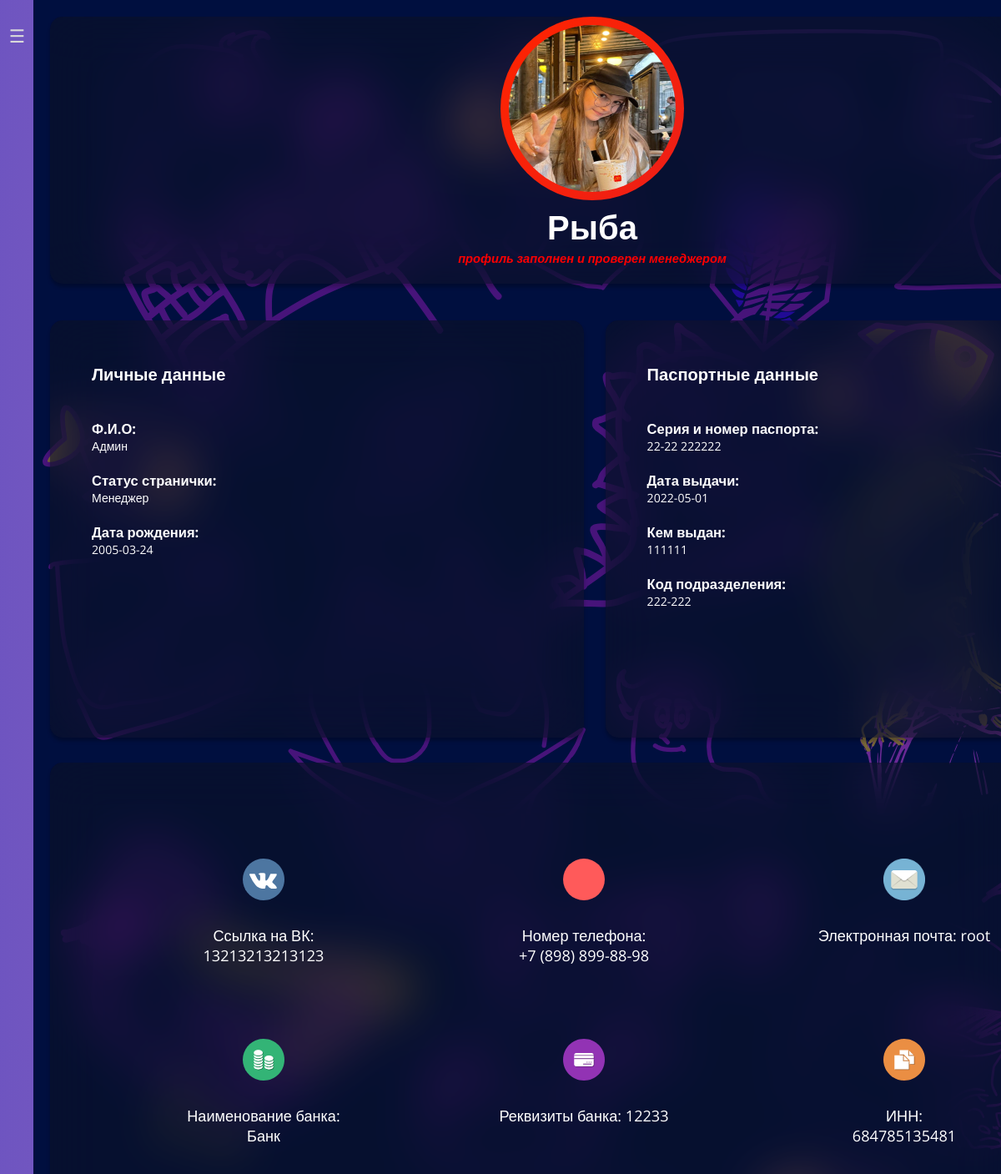
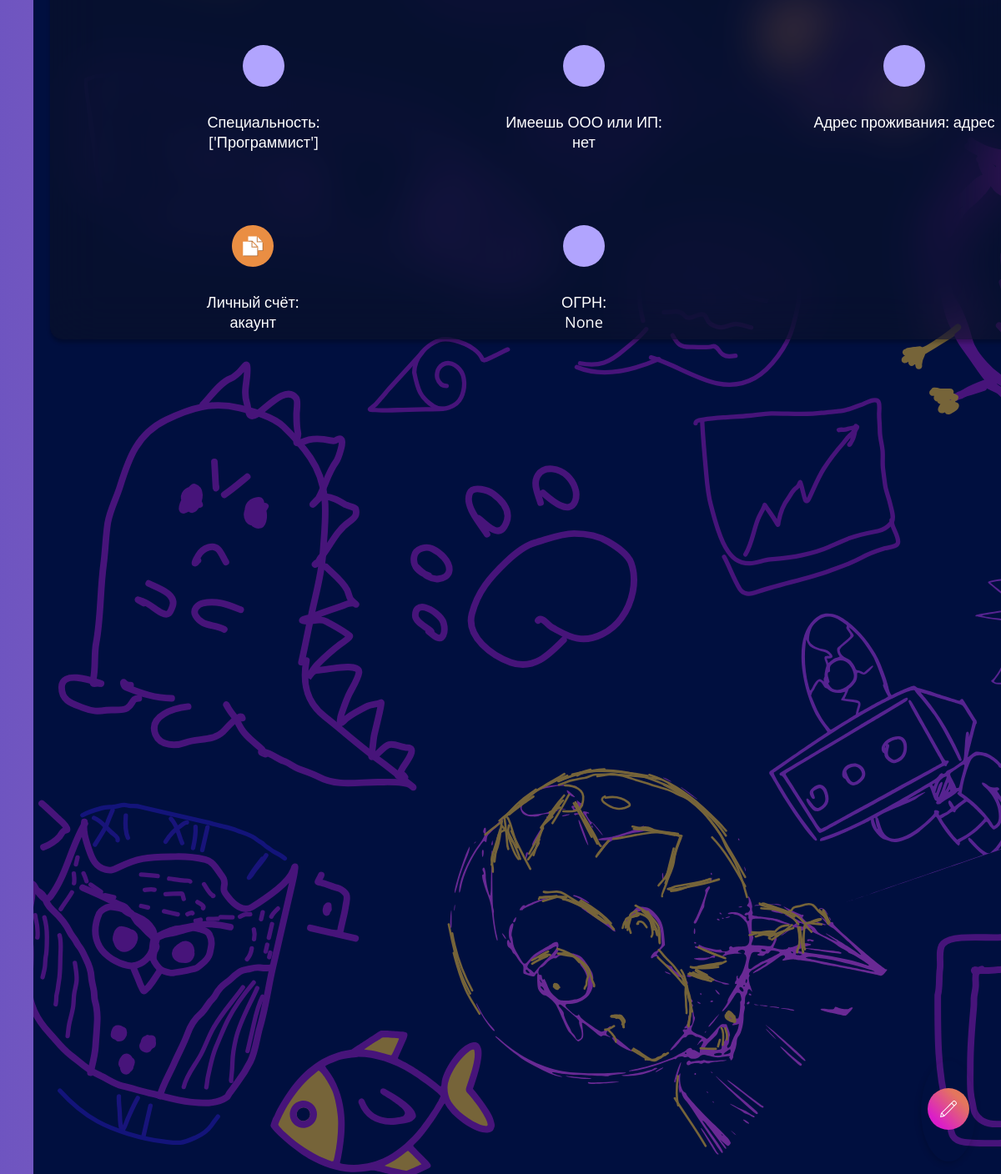
The page /cabinet (signed in) on the database its author committed (2 pictures, top to bottom).
### app/models.py (models this page shows, shortened)
class Users_Data(db.Model):
    __tablename__ = 'users_Data'
    id = db.Column(db.Integer, primary_key =True) #id
    idUser = db.Column(db.Integer, db.ForeignKey('users.id'),db.ForeignKey('massege.id_user'))  # id пользователя. Берёт из user
    name = db.Column(db.String(100), nullable=True) #ФИО
    nickname = db.Column(db.String(20), nullable=True) # прозвище
    link_vk = db.Column(db.String(50), nullable=True) # ссылка на вк
    birthDAy = db.Column(db.String(100), nullable=True)# Дата рождения
    passport = db.Column(db.String(100), nullable=True)# номер паспорта
    passportData = db.Column(db.String(100), nullable=True)# дата выдачи
    passportBy = db.Column(db.String(100), nullable=True)# кем выдан паспорт
    passportCod = db.Column(db.String(100), nullable=True)# код подразделения
    address = db.Column(db.Text, nullable=True)#Адрес проживания
    bankAccount = db.Column(db.Text, nullable=True)# Личный счёт пользователя
    inn = db.Column(db.String(12), nullable=True) # инн
    bank_details = db.Column(db.String(100), nullable=True) # реквизиты банка
    bankName = db.Column(db.String(100), nullable=True) # название банка
    phone_number = db.Column(db.String(11), nullable=True) # номер телефона
    tags = db.Column(db.Text, nullable=True)#специализация
    avatar = db.Column(db.String(100), nullable=True)#аватарка пользователя
    up_ooo = db.Column(db.Integer, nullable=True) # проверка ИП и ООО, 0 - нет, 1 - да
    ogrn = db.Column(db.String(13), nullable=True)#ОГРН Пользователя
    chekManager = db.Column(db.Integer, nullable=True) # посмотрел ли профиль менеджер. 0 - профиль не заполне, 1 - профиль на проверке у менеджера, 2 - профиль проверил менеджер

class User(db.Model,UserMixin):
    __tablename__ = 'users'
    id = db.Column(db.Integer, primary_key =True) #id
    email = db.Column(db.String(20), nullable=False) # эмаил
    password_hash = db.Column(db.String(100), nullable=False) # пароль
    who  = db.Column(db.Integer)# 0 - user, 1 - showrunner, 2- admin, 3 - профиль заблокирован
    pr = db.relationship('Users_Data', backref='user', uselist=False) #Связываем таблицу User с таблицей Users_Data, где первая - родитель, вторая - наследует

### app/views.py (the view)
@app.route('/cabinet', methods=['POST', 'GET'])  # Личный кабинет
@login_required  # только зарегистрированный человек сможет зайти
def cabinet():
    info = functions.chekCabinet(current_user)# проверка заполненного профиля
    return render_template('cabinet.html', current_user=current_user,info=info)

### app/functions.py (called while the page is built)
def chekCabinet(user):
    if (user.pr.chekManager == 2):
        return "профиль заполнен и проверен менеджером"
    elif (user.pr.name and user.pr.nickname and user.pr.birthDAy and user.pr.passport and user.pr.passportData and user.pr.passportBy and user.pr.passportCod and user.pr.address and user.pr.bankAccount and user.pr.inn and user.pr.bank_details and user.pr.bankName and user.pr.phone_number != "none" ):
        user.pr.chekManager = 1
        db.session.add(user)
        db.session.commit()
        return "Профиль заполнен и отправлен на проверку менеджеру"
    else:
        user.pr.chekManager = 0
        db.session.add(user)
        db.session.commit()
        return"Профиль не заполнен"

### app/models.py (called while the page is built)
@login_manager.user_loader # загрузка пользователя
def load_user(id):
    return db.session.query(User).get(id)

### app/templates/cabinet.html (shortened to what this page needs)
{% extends 'base.html' %}
{% block body %}
<link rel="stylesheet" href="{{ url_for ('static', filename='css/cabinet.css')}}">
<div class="container" max-width="1600px">
 <div class="glassmorf">
 <div class="info1">
     <div class="avatar"> {% if current_user.pr.avatar!=None %}<img proxy src="static/{{current_user.pr.avatar}}">{%endif%}
     </div>
        <div class="login">{{current_user.pr.nickname}}<p id="info">{{info}}</p></div>
    </div>
            <div class="info">
                <div class="personal_data">
                <h1>Личные данные</h1>
                <h3>Ф.И.О:</h3>
                <p class = "idName"id="{{current_user.who}}">{{current_user.pr.name}}</p>
                <h3>Статус странички: </h3>
                <p>{% if current_user.who==2 %}Менеджер {% endif %}
                    </p>
                <h3>Дата рождения: </h3>
                <p>{{current_user.pr.birthDAy}}</p>
            </div>
            <div class="passport">
                <h1>Паспортные данные</h1>
                <h3>Серия и номер паспорта:</h3>
                <p class="infotext">{{current_user.pr.passport}}</p>
                <h3>Дата выдачи:</h3>
                <p class="infotext">{{current_user.pr.passportData}}</p>
                <h3>Кем выдан:</h3>
                <p class="infotext">{{current_user.pr.passportBy}}</p>
                <h3>Код подразделения:</h3>
                 <p class="infotext">{{current_user.pr.passportCod}}</p>
            </div>
        </div>
            <div class = "main_cab">
                 <div class="info-group">
                     <div class="email_cab">
                            <p>Электронная почта: {{current_user.email}}</p></div>
                     <div class="vk_link">
                        <a  href="{{current_user.pr.link_vk}}">
                            <p>Ссылка на ВК: <br>{{current_user.pr.link_vk}}</p> </a> </div>
                    <div class="phone">
                        <svg width="50" height="50" viewBox="0 0 50 50" fill="none" xmlns="http://www.w3.org/2000/svg">
                            <circle cx="25" cy="25" r="25" fill="#FF5A5A"/>
                        </svg>
                            <p>Номер телефона: <br> {{current_user.pr.phone_number}}</p></div>
                     <div class="inn_cab">
                            <p>ИНН: <br>{{current_user.pr.inn}}</p>
                        </div>
                    <div class="bank_account_cab">
                            <p>Личный счёт: <br>{{current_user.pr.bankAccount}}</p>
                    </div>
                     <div class="bank_details_cab">
                            <p>Реквизиты банка: {{current_user.pr.bank_details}}</p></div>
                     <div class="bname">
                            <p>Наименование банка: <br>{{current_user.pr.bankName}}</p></div>
                    <div  class="spec_tags">
                        <svg width="50" height="50" viewBox="0 0 50 50" fill="none" xmlns="http://www.w3.org/2000/svg">
                            <circle cx="25" cy="25" r="25" fill="#B1A4FE"/>
                            </svg>
                            <p>Специальность: <br> {{current_user.pr.tags}}</p>
                    </div>
                    <div  class="ooo">
                        <svg width="50" height="50" viewBox="0 0 50 50" fill="none" xmlns="http://www.w3.org/2000/svg">
                            <circle cx="25" cy="25" r="25" fill="#B1A4FE"/>
                        </svg>
                        <p>Имеешь ООО или ИП: <br> {% if current_user.pr.up_ooo== 1 %} да {% endif %}{% if current_user.pr.up_ooo== 0 %} нет {% endif %} </p>
                    </div>
                    <div  class="adress">
                        <svg width="50" height="50" viewBox="0 0 50 50" fill="none" xmlns="http://www.w3.org/2000/svg">
                            <circle cx="25" cy="25" r="25" fill="#B1A4FE"/>
                        </svg>
                        <p>Адрес проживания: {{ current_user.pr.address}}</p>
                    </div>
                    <div class="ogrn_cab">
                        <svg width="50" height="50" viewBox="0 0 50 50" fill="none" xmlns="http://www.w3.org/2000/svg">
                            <circle cx="25" cy="25" r="25" fill="#B1A4FE"/>
                        </svg>
                        <p> ОГРН: <br> {{current_user.pr.ogrn}}</p>
                    </div>
              </div>
            </div>
        </div>
        </div>
    <div class="changing">
        <a href="/cabinet_changer">
        </a>
       </div>
{% endblock %}

### app/static/css/style.css (style rules this page uses)
body { background-color: #000F3F; background-image: url(../bg-fenix.svg); background-size: cover; color: white; font-family: 'Open Sans', sans-serif; }
* { margin: 0; padding: 0; }
a { text-decoration: none; color: white; }
.container { width: 1280px; height: 100vh; margin: 0px auto; top: 10%; padding-left: 5%; }
@media screen and (min-width: 320px) { html, body { margin: 0; overflow-x: hidden; } }

### app/static/css/cabinet.css (style rules this page uses)
.info1 { position: relative; top: 20px; width: 100%; height: 300px; display: flex; justify-content: center; background-color: rgba(16 18 27 / 40%); box-shadow: 0px 4px 4px rgba(0, 0, 0, 0.25); backdrop-filter: blur(30px); border-radius: 15px; padding: 10px; }
.login { position: absolute; font-size: 30pt; font-weight: 700; top: 70%; }
svg { width: 100px; height: 100px; border-radius: 50px; }
.main_cab { max-width: 100%; height: 900px; position: relative; background-color: rgba(16 18 27 / 40%); box-shadow: 0px 4px 4px rgba(0, 0, 0, 0.25); backdrop-filter: blur(30px); margin-top: 15%; margin: 0 auto; left: 0; right: 0; border-radius: 15px; font-size: 20px; font-size: calc(14px + 6 * ((100vw - 320px) / (1600 - 320))); text-align: center; }
.info { position: relative; margin: 30px auto; margin-top: 5%; left: 0; right: 0; width: 100%; height: 500px; text-align: left; display: flex; }
.personal_data { position: relative; background-color: rgba(16 18 27 / 40%); box-shadow: 0px 4px 4px rgba(0, 0, 0, 0.25); backdrop-filter: blur(30px); width: 49%; border-radius: 15px; font-size: 16px; font-size: calc(10px + 6 * ((100vw - 320px) / (1600 - 320))); flex-direction: column; padding-left: 50px; padding-top: 50px; }
.passport { position: relative; background-color: rgba(16 18 27 / 40%); box-shadow: 0px 4px 4px rgba(0, 0, 0, 0.25); backdrop-filter: blur(30px); width: 49%; left: 2%; border-radius: 15px; font-size: 16px; font-size: calc(10px + 6 * ((100vw - 320px) / (1600 - 320))); flex-direction: column; padding-left: 50px; padding-top: 50px; }
h1 { position: relative; font-size: 26px; margin: 0px 40px 40px 0px; font-size: calc(16px + 6 * ((100vw - 320px) / (1600 - 320))); }
h3 { position: relative; font-weight: 700; }
.container p { margin: 0px 0px 20px 0px; }
.info-group { position: relative; top: 10%; width: 100%; height: 60%; }
.email_cab { position: absolute; margin: 0 auto; left:70%; width: 20%; }
.vk_link { position: absolute; left:10%; width: 20%; }
.inn_cab { position: absolute; top: 40%; left:70%; width: 20%; }
.bank_details_cab { position: absolute; top:40%; left:40%; width: 20%; }
.bname { position: absolute; top: 40%; left:10%; width: 20%; }
.phone { position: absolute; left:40%; width: 20%; }
.changing { position: fixed; bottom: 50px; right: 30px; background-color: var(--dropdown-bg); box-shadow: -1px 3px 8px -1px rgba(0, 0, 0, 0.2); padding: 8px; border-radius: 50%; z-index: 3; cursor: pointer; }
svg { width: 50px; flex-shrink: 0; transition: 0.5s; }
.spec_tags { position: absolute; top:80%; left:10%; width: 20%; }
.avatar { display: flex; justify-content: center; width: 60%; height: 70%; }
.avatar img { width: 200px; height: 200px; border-radius: 100%; }
.ooo { position: absolute; top: 80%; left: 40%; width: 20%; }
#info { font-style: italic; font-size: 11pt; color: red; }
.adress { position: absolute; top: 80%; left: 70%; width: 20%; }
.bank_account_cab { position: absolute; top: 120%; left: 4%; width: 30%; }
.ogrn_cab { position: absolute; top: 120%; left: 35%; width: 30%; }

### rows shown on the page
Users_Data: pr.avatar (picture), pr.nickname "Рыба", pr.name "Админ", pr.birthDAy "2005-03-24", pr.passport "22-22 222222", pr.passportData "2022-05-01", pr.passportBy "111111", pr.passportCod "222-222", pr.link_vk "13213213213123", pr.phone_number "+7 (898) 899-88-98", pr.inn "684785135481", pr.bankAccount "акаунт", pr.bank_details "12233", pr.bankName "Банк", pr.tags "['Программист']", pr.address "адрес", pr.ogrn "None"
User: email "root"

### other values the page prints
{{ info }} "профиль заполнен и проверен менеджером"
